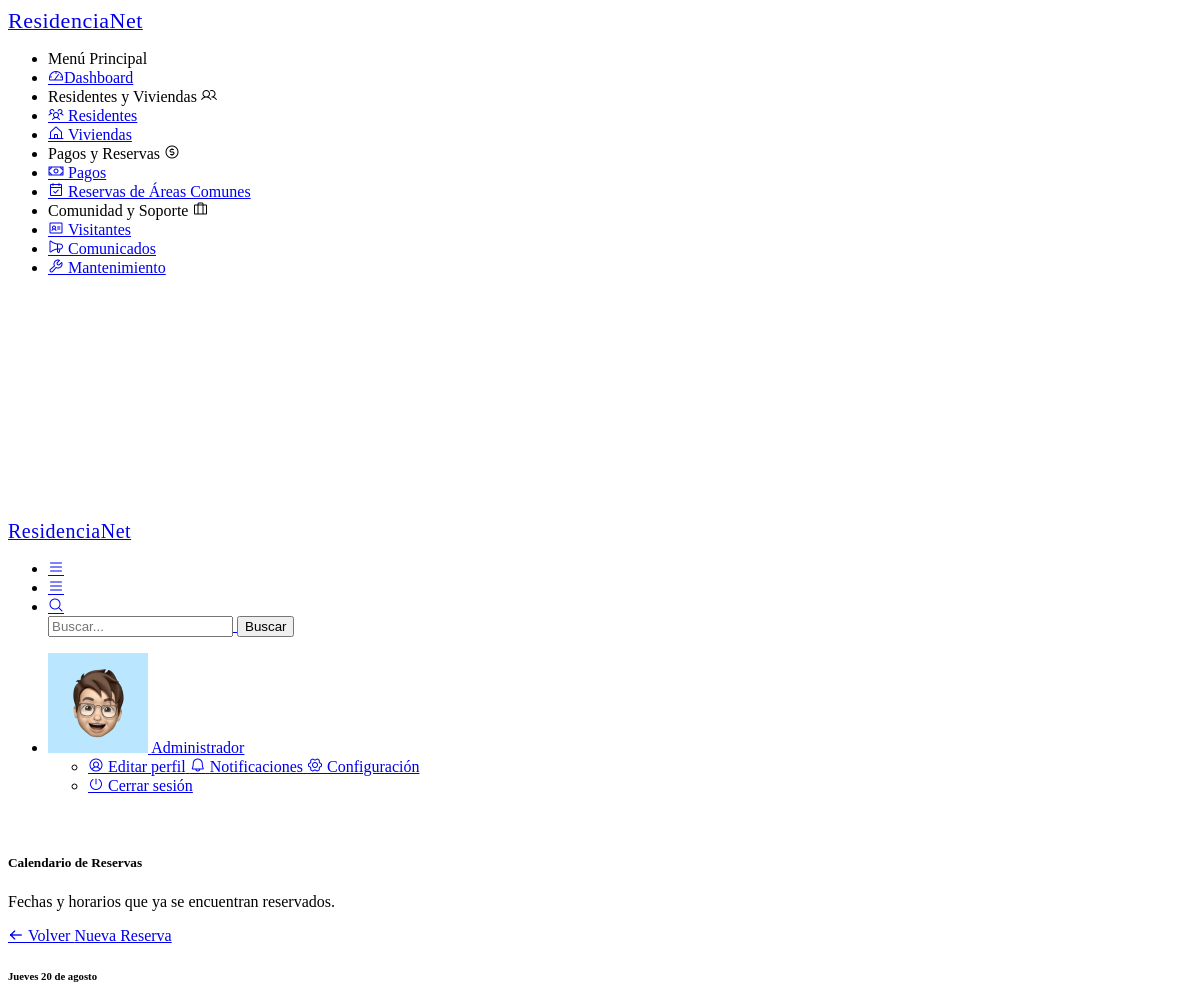
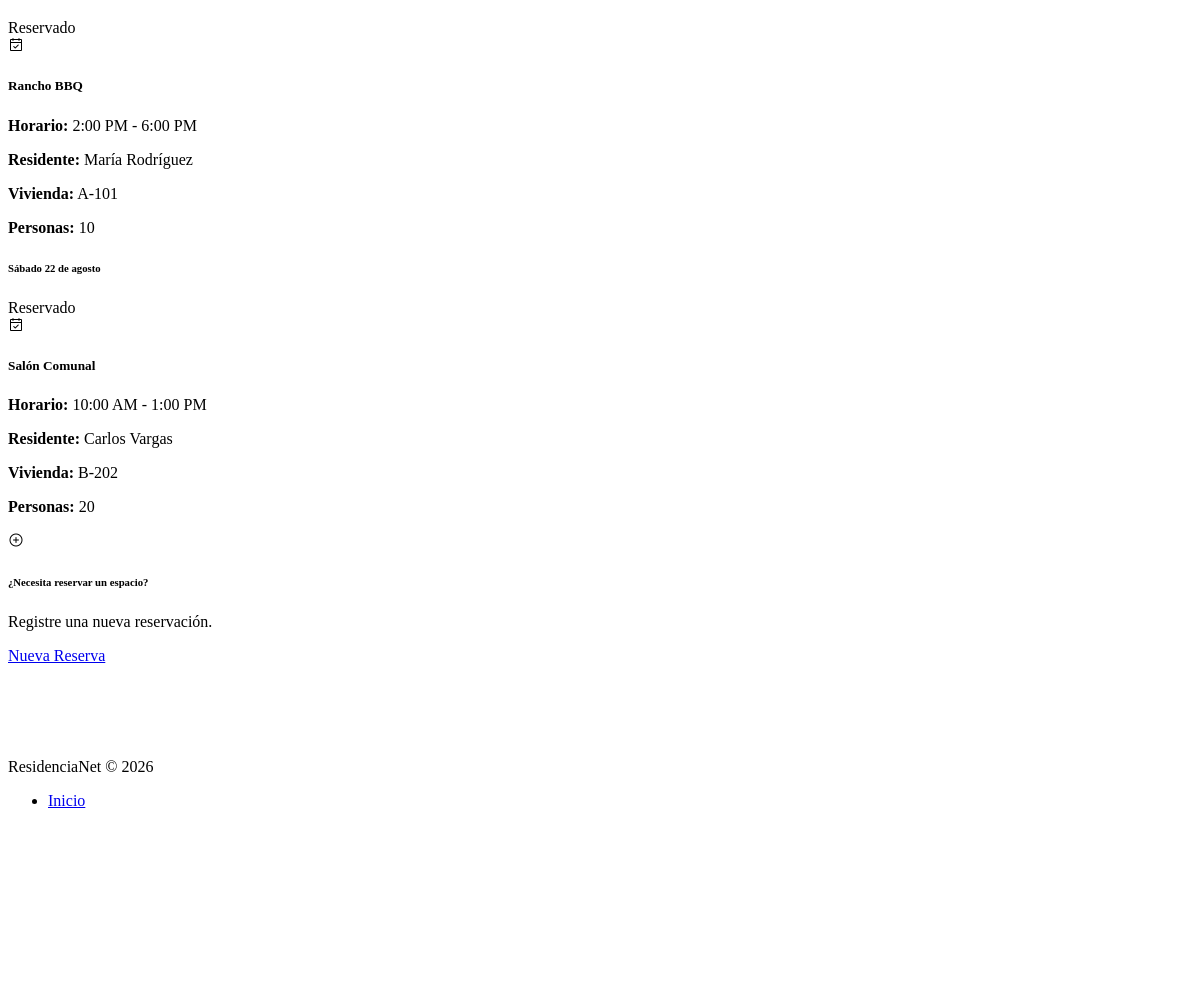
Screenshot of /reserva/calendario (signed in) with the database file from the repository (2 pictures, top to bottom).
### tables this page shows
CREATE TABLE IF NOT EXISTS reservas (
    id INT AUTO_INCREMENT PRIMARY KEY,
    residente_id INT NOT NULL,
    area_id INT NOT NULL,
    fecha DATE NOT NULL,
    hora_inicio TIME NOT NULL,
    hora_fin TIME NOT NULL,
    personas INT NOT NULL,
    comentarios TEXT,
    estado ENUM('Confirmada', 'Cancelada') DEFAULT 'Confirmada',
    created_at TIMESTAMP DEFAULT CURRENT_TIMESTAMP,
    FOREIGN KEY (residente_id) REFERENCES residentes(id),
    FOREIGN KEY (area_id) REFERENCES areas_comunes(id)
);

CREATE TABLE IF NOT EXISTS areas_comunes (
    id INT AUTO_INCREMENT PRIMARY KEY,
    nombre VARCHAR(100) NOT NULL UNIQUE,
    descripcion VARCHAR(255),
    capacidad INT NOT NULL,
    estado ENUM('Disponible', 'No disponible') DEFAULT 'Disponible',
    created_at TIMESTAMP DEFAULT CURRENT_TIMESTAMP
);

CREATE TABLE IF NOT EXISTS residentes (
    id INT AUTO_INCREMENT PRIMARY KEY,
    nombre VARCHAR(100) NOT NULL,
    cedula VARCHAR(30) NOT NULL UNIQUE,
    vivienda_id INT NOT NULL,
    tipo_residente ENUM('Propietario', 'Inquilino', 'Familiar') NOT NULL,
    telefono VARCHAR(30) NOT NULL,
    correo VARCHAR(100) NOT NULL,
    fecha_ingreso DATE NOT NULL,
    estado ENUM('Activo', 'Inactivo') DEFAULT 'Activo',
    observaciones TEXT,
    created_at TIMESTAMP DEFAULT CURRENT_TIMESTAMP,
    FOREIGN KEY (vivienda_id) REFERENCES viviendas(id)
);

CREATE TABLE IF NOT EXISTS viviendas (
    id INT AUTO_INCREMENT PRIMARY KEY,
    identificador VARCHAR(50) NOT NULL,
    tipo ENUM('Apartamento', 'Casa', 'Local Comercial') NOT NULL,
    propietario VARCHAR(100),
    area DECIMAL(10,2) NOT NULL,
    num_habitantes INT DEFAULT 0,
    estado ENUM('Disponible', 'Ocupada', 'En mantenimiento') DEFAULT 'Disponible',
    observaciones TEXT,
    created_at TIMESTAMP DEFAULT CURRENT_TIMESTAMP
);

### app/controllers/ReservaController.php (called while the page is built, shortened)
<?php
class ReservaController extends Controller {
    private $reservaModel;
    public function __construct() {
        $this->reservaModel = $this->model('Reserva');
    }
    public function calendario() {
        $reservas = $this->reservaModel->getUpcoming();
        $this->view('reservas/calendario', ['reservas' => $reservas]);
    }
}

### app/core/app.php (called while the page is built, shortened)
<?php
class App {
    protected $method = 'index';
    public function __construct() {
        $url = $this->parseUrl();
        if (isset($url[0]) && file_exists('../app/controllers/' . ucfirst($url[0]) . 'Controller.php')) {
            unset($url[0]);
        }
        $this->controller = new $this->controller;
        if (isset($url[1])) {
            if (method_exists($this->controller, $url[1])) {
                $this->method = $url[1];
                unset($url[1]);
            }
        }
        $this->params = $url ? array_values($url) : [];
        call_user_func_array([$this->controller, $this->method], $this->params);
    }
    public function parseUrl() {
        if (isset($_GET['url'])) {
            return explode('/', filter_var(rtrim($_GET['url'], '/'), FILTER_SANITIZE_URL));
        }
        return [];
    }
}

### public/index.php (called while the page is built, shortened)
<?php
require_once '../app/core/app.php';
$app = new App();

### app/models/Reserva.php (called while the page is built, shortened)
<?php
require_once '../app/config/database.php';
class Reserva {
    private $db;
    public function __construct() {
        $this->db = Database::getInstance()->getConnection();
    }
    public function getUpcoming() {
        $query = "SELECT reservas.*,
                         residentes.nombre AS residente_nombre,
                         viviendas.identificador AS vivienda_identificador,
                         areas_comunes.nombre AS area_nombre
                  FROM reservas
                  JOIN residentes ON reservas.residente_id = residentes.id
                  JOIN viviendas ON residentes.vivienda_id = viviendas.id
                  JOIN areas_comunes ON reservas.area_id = areas_comunes.id
                  WHERE reservas.fecha >= CURDATE()
                    AND reservas.estado = 'Confirmada'
                  ORDER BY reservas.fecha ASC, reservas.hora_inicio ASC";
        $result = $this->db->query($query);
        return $result->fetch_all(MYSQLI_ASSOC);
    }
}

### app/config/database.php (called while the page is built, shortened)
<?php
class Database {
    private static $instance = null;
    private $conn;
    private function __construct() {
        try {
            $this->conn = new mysqli(DB_HOST, DB_USER, DB_PASS, DB_NAME);
            $this->conn->set_charset("utf8");
        } catch (mysqli_sql_exception $e) {
            die("Error de conexión a la base de datos. Verifica que MySQL esté encendido y la base '" . DB_NAME . "' exista. Detalle: " . $e->getMessage());
        }
    }
    public static function getInstance() {
        if (!self::$instance) {
            self::$instance = new Database();
        }
        return self::$instance;
    }
    public function getConnection() {
        return $this->conn;
    }
}

### app/views/reservas/calendario.php (the view, shortened to what this page needs)
<?php
include '../app/views/layouts/header.php';
include '../app/views/layouts/sidebar.php';
include '../app/views/layouts/topbar.php';
$dias = ['Domingo', 'Lunes', 'Martes', 'Miércoles', 'Jueves', 'Viernes', 'Sábado'];
$meses = [
    1 => 'enero', 2 => 'febrero', 3 => 'marzo', 4 => 'abril',
    5 => 'mayo', 6 => 'junio', 7 => 'julio', 8 => 'agosto',
    9 => 'septiembre', 10 => 'octubre', 11 => 'noviembre', 12 => 'diciembre'
];
?>
<div class="pc-container">
    <div class="pc-content">
        <div class="row">
            <div class="col-12">
                <div class="card">
                    <div class="card-header d-flex justify-content-between align-items-center flex-wrap gap-2">
                        <div>
                            <h5 class="mb-1">Calendario de Reservas</h5>
                            <p class="text-muted mb-0">Fechas y horarios que ya se encuentran reservados.</p>
                        </div>
                        <div>
                            <a href="<?= BASE_URL ?>/reserva/index" class="btn btn-secondary me-2">
                                <i class="feather icon-arrow-left"></i>
                                Volver
                            </a>
                            <a href="<?= BASE_URL ?>/reserva/create" class="btn btn-primary">Nueva Reserva</a>
                        </div>
                    </div>
                    <div class="card-body">
                        <div class="row">
                            <?php if (!empty($data['reservas'])): ?>
                                <?php foreach ($data['reservas'] as $reserva): ?>
                                    <?php
                                        $fecha = strtotime($reserva['fecha']);
                                        $textoFecha = $dias[(int)date('w', $fecha)] . ' ' .
                                                      date('d', $fecha) . ' de ' .
                                                      $meses[(int)date('n', $fecha)];
                                    ?>
                                    <div class="col-md-6 col-xl-4 mb-3">
                                        <div class="card border h-100 mb-0">
                                            <div class="card-body">
                                                <div class="d-flex justify-content-between align-items-start mb-3">
                                                    <div>
                                                        <h6 class="mb-1"><?= htmlspecialchars($textoFecha) ?></h6>
                                                        <span class="badge bg-success">Reservado</span>
                                                    </div>
                                                    <i class="ph ph-calendar-check f-28 text-primary"></i>
                                                </div>
                                                <h5><?= htmlspecialchars($reserva['area_nombre']) ?></h5>
                                                <p class="mb-1">
                                                    <strong>Horario:</strong>
                                                    <?= date('g:i A', strtotime($reserva['hora_inicio'])) ?> -
                                                    <?= date('g:i A', strtotime($reserva['hora_fin'])) ?>
                                                </p>
                                                <p class="mb-1">
                                                    <strong>Residente:</strong>
                                                    <?= htmlspecialchars($reserva['residente_nombre']) ?>
                                                </p>
                                                <p class="mb-1">
                                                    <strong>Vivienda:</strong>
                                                    <?= htmlspecialchars($reserva['vivienda_identificador']) ?>
                                                </p>
                                                <p class="mb-0">
                                                    <strong>Personas:</strong>
                                                    <?= htmlspecialchars($reserva['personas']) ?>
                                                </p>
                                            </div>
                                        </div>
                                    </div>
                                <?php endforeach; ?>
                            <?php endif; ?>
                            <div class="col-md-6 col-xl-4 mb-3">
                                <div class="card border border-dashed h-100 mb-0">
                                    <div class="card-body text-center d-flex flex-column justify-content-center" style="min-height: 210px;">
                                        <i class="ph ph-plus-circle f-36 text-primary mb-2"></i>
                                        <h6>¿Necesita reservar un espacio?</h6>
                                        <p class="text-muted">Registre una nueva reservación.</p>
                                        <a href="<?= BASE_URL ?>/reserva/create" class="btn btn-primary">Nueva Reserva</a>
                                    </div>
                                </div>
                            </div>
                        </div>
                    </div>
                </div>
            </div>
        </div>
    </div>
</div>
<?php
include '../app/views/layouts/footer.php';
include '../app/views/layouts/scripts.php';
?>

### rows the page displays
reservas: fecha "Jueves 20 de agosto", area.nombre "Rancho BBQ", hora_inicio "2:00 PM", hora_fin "6:00 PM", residente.nombre "María Rodríguez", viviendas.identificador "A-101", personas "10"
reservas: fecha "Sábado 22 de agosto", area.nombre "Salón Comunal", hora_inicio "10:00 AM", hora_fin "1:00 PM", residente.nombre "Carlos Vargas", viviendas.identificador "B-202", personas "20"

### other values shown
$_SESSION['user_name'] "Administrador"
